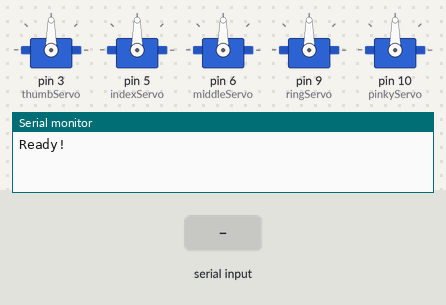
This sketch was run on a simulated Arduino Uno, built with avr-gcc and run on an emulated ATmega328P. Shown: 5 × servo, the last lines printed to the serial monitor. Inputs (shaded band) come from the test bench.

Above: at 1.2 s.
1.3 s: "T90\n" received over Serial
At 1.8 s:
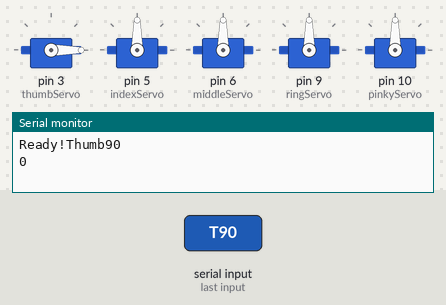
2.8 s: "I90\n" received over Serial
At 4.0 s:
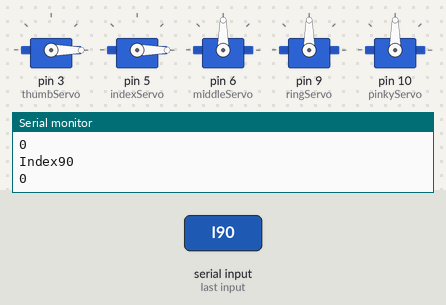
4.3 s: "M90\n" received over Serial
At 5.2 s:
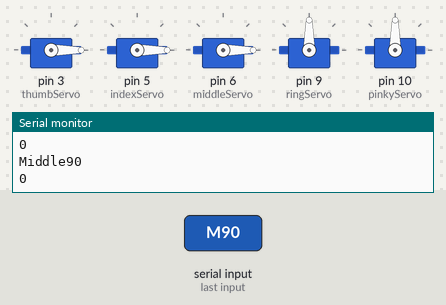
5.8 s: "R90\n" received over Serial
At 6.4 s:
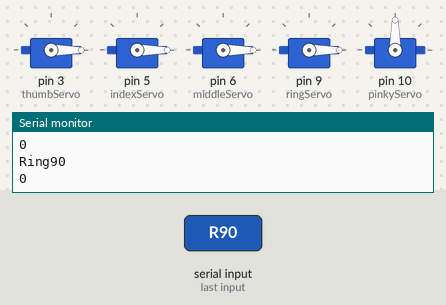
7.3 s: "P90\n" received over Serial
At 8.7 s:
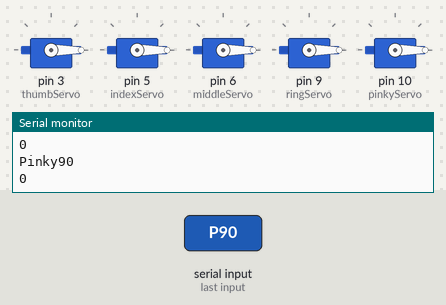
Timing chart, 0 to 9.8 s (numbered marks = the images above; inputs shaded):
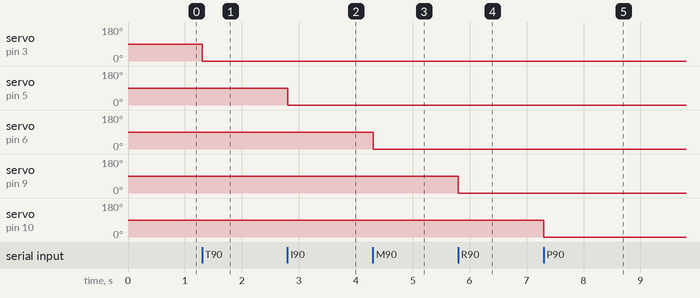

The sketch:

servoCode.ino
```cpp
// Libraries
#include <Servo.h>

Servo thumbServo;
Servo indexServo;
Servo middleServo;
Servo ringServo;
Servo pinkyServo;

// Variables
char finger = 'T';
int servoAngle = 0;

void setup() {
// Pin Assignments
thumbServo.attach(3);
indexServo.attach(5);
middleServo.attach(6);
ringServo.attach(9);
pinkyServo.attach(10);

// Serial Monitor
Serial.begin(9600);
Serial.setTimeout(10);
Serial.print("Ready!");
}

void loop() {
  if (Serial.available() > 0) {
    char finger = Serial.read();
    servoAngle = Serial.parseInt(SKIP_NONE);

    if (finger == 'T') {
      Serial.print("Thumb");
      thumbServo.writeMicroseconds(servoAngle);
    }
      else if (finger == 'I') {
        Serial.print("Index");
        indexServo.writeMicroseconds(servoAngle);
      }
      else if (finger == 'M') {
        Serial.print("Middle");
        middleServo.writeMicroseconds(servoAngle);
      }
      else if (finger == 'R') {
        Serial.print("Ring");
        ringServo.writeMicroseconds(servoAngle);
      }
      else if (finger == 'P') {
        Serial.print("Pinky");
        pinkyServo.writeMicroseconds(servoAngle);
      }
    Serial.println(servoAngle);
    }


}
```

Measured:
- after the input at 1.3 s, servo on pin 3 (thumbServo): 90° → 0° at once
- after the input at 2.8 s, servo on pin 5 (indexServo): 90° → 0° at once
- after the input at 4.3 s, servo on pin 6 (middleServo): 90° → 0° at once
- after the input at 5.8 s, servo on pin 9 (ringServo): 90° → 0° at once
- after the input at 7.3 s, servo on pin 10 (pinkyServo): 90° → 0° at once
